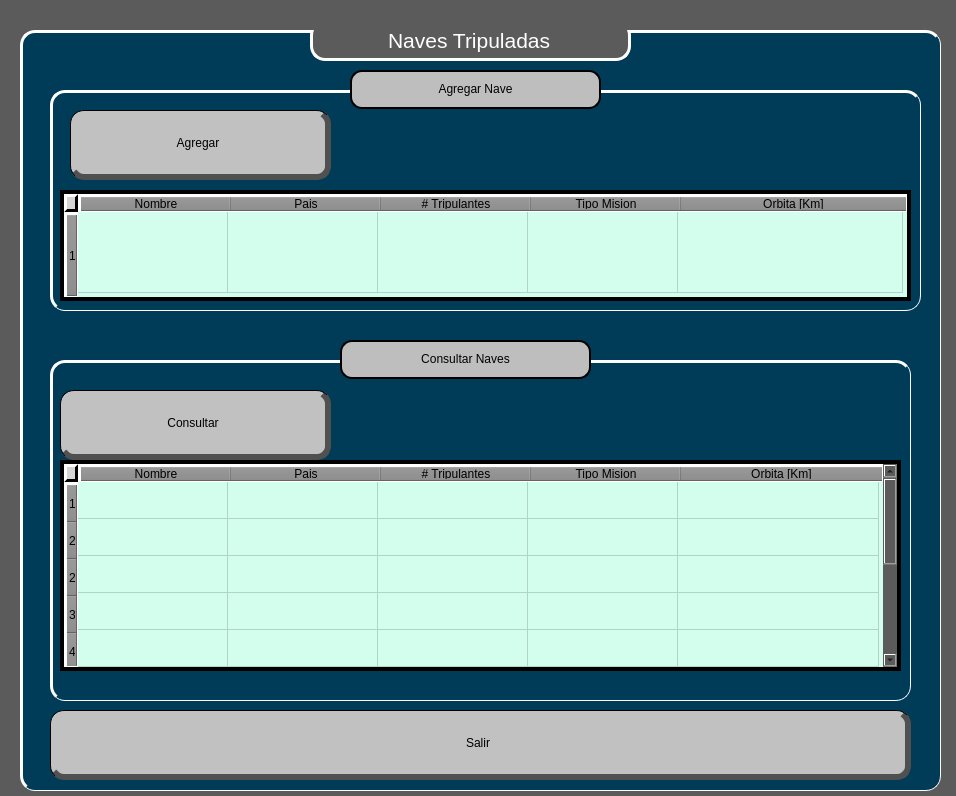
<?xml version="1.0" encoding="UTF-8"?>
<ui version="4.0">
 <class>Dialog</class>
 <widget class="QDialog" name="Dialog">
  <property name="geometry">
   <rect>
    <x>0</x>
    <y>0</y>
    <width>956</width>
    <height>796</height>
   </rect>
  </property>
  <property name="minimumSize">
   <size>
    <width>956</width>
    <height>796</height>
   </size>
  </property>
  <property name="maximumSize">
   <size>
    <width>956</width>
    <height>796</height>
   </size>
  </property>
  <property name="windowTitle">
   <string>Dialog</string>
  </property>
  <property name="styleSheet">
   <string notr="true">background-color: rgb(91, 91, 91);</string>
  </property>
  <widget class="QFrame" name="frame">
   <property name="geometry">
    <rect>
     <x>20</x>
     <y>30</y>
     <width>921</width>
     <height>761</height>
    </rect>
   </property>
   <property name="sizeIncrement">
    <size>
     <width>26</width>
     <height>0</height>
    </size>
   </property>
   <property name="styleSheet">
    <string notr="true">
QFrame{
background-color: rgb(0,206,151);
background-color: rgb(0, 60, 88);
border-radius:15px;
border:1px solid rgb(255, 255, 255);

border-top:3px solid  rgb(255, 255, 255);
border-left:3px solid  rgb(255, 255, 255)

}

QTableWidget{
border-radius:0px;
background-color: rgb(211, 254, 238);
font: 18pt &quot;MS Shell Dlg 2&quot;;
border:1px solid whiter;
}


QHeaderView::section{

background-color: rgb(139, 139, 139);
font: 15pt &quot;MS Shell Dlg 2&quot;
}

QTableWidget QTableCornerButton::section{
background-color: rgb(213, 213, 213);
font: 15pt &quot;MS Shell Dlg 2&quot;;
border:1px solid whiter;

border:3px solid rgb(0, 0, 0);
border-top:3px solid  rgb(255, 255, 255);
border-left:3px solid  rgb(255, 255, 255)

}


QLineEdit{
background-color: rgb(0, 60, 88);
color: rgb(255, 255, 255);
border-radius:12px;
border:2px solid rgb(255, 255, 255);
font: 16pt &quot;MS Shell Dlg 2&quot;;


}

QPushButton{
font: 75 19pt &quot;MS Shell Dlg 2&quot;;
background-color: rgb(211, 254, 238);
border-radius:13px;
border:2px solid whiter;
}
</string>
   </property>
   <property name="frameShape">
    <enum>QFrame::StyledPanel</enum>
   </property>
   <property name="frameShadow">
    <enum>QFrame::Raised</enum>
   </property>
   <widget class="QLabel" name="label">
    <property name="geometry">
     <rect>
      <x>290</x>
      <y>-10</y>
      <width>321</width>
      <height>41</height>
     </rect>
    </property>
    <property name="styleSheet">
     <string notr="true">background-color:rgb(91, 91, 91);
font: 12pt &quot;MS Shell Dlg 2&quot;;

border-right:3px solid rgb(255, 255, 255);
border-bottom:3px solid rgb(255, 255, 255)</string>
    </property>
    <property name="text">
     <string>&lt;!DOCTYPE HTML PUBLIC &quot;-//W3C//DTD HTML 4.0//EN&quot; &quot;http://www.w3.org/TR/REC-html40/strict.dtd&quot;&gt;
&lt;html&gt;&lt;head&gt;&lt;meta name=&quot;qrichtext&quot; content=&quot;1&quot; /&gt;&lt;style type=&quot;text/css&quot;&gt;
p, li { white-space: pre-wrap; }
&lt;/style&gt;&lt;/head&gt;&lt;body style=&quot; font-family:'MS Shell Dlg 2'; font-size:12pt; font-weight:400; font-style:normal;&quot;&gt;
&lt;p align=&quot;center&quot; style=&quot; margin-top:0px; margin-bottom:0px; margin-left:0px; margin-right:0px; -qt-block-indent:0; text-indent:0px;&quot;&gt;&lt;span style=&quot; font-size:16pt; color:#ffffff;&quot;&gt;Naves Tripuladas &lt;/span&gt;&lt;/p&gt;&lt;/body&gt;&lt;/html&gt;</string>
    </property>
   </widget>
   <widget class="QPushButton" name="Salir">
    <property name="geometry">
     <rect>
      <x>30</x>
      <y>680</y>
      <width>861</width>
      <height>70</height>
     </rect>
    </property>
    <property name="styleSheet">
     <string notr="true">

QPushButton{

border:2px solid rgb(0,0,0);
font: 14pt &quot;MS Shell Dlg 2&quot;;
border-radius:14px;


background-color: rgb(193, 193, 193);
border:1px solid whiter;
border-right:6px solid rgb(80,80,80);
border-bottom:6px solid rgb(80,80,80)
}

QPushButton:pressed{
font: 75 12pt &quot;MS Shell Dlg 2&quot;;
background-color: rgb(156, 156, 156);
border-right:none;
border-bottom:none;
}

QPushButton:hover{
background-color: rgb(156, 156, 156)

}</string>
    </property>
    <property name="text">
     <string>Salir</string>
    </property>
    <property name="autoRepeatInterval">
     <number>103</number>
    </property>
   </widget>
   <widget class="QFrame" name="frame_2">
    <property name="geometry">
     <rect>
      <x>30</x>
      <y>330</y>
      <width>861</width>
      <height>341</height>
     </rect>
    </property>
    <property name="styleSheet">
     <string notr="true">
QFrame{
background-color: rgb(0,206,151);
background-color: rgb(0, 60, 88);
border-radius:15px;
border:1px solid rgb(255, 255, 255);
border-top:3px solid  rgb(255, 255, 255);
border-left:3px solid  rgb(255, 255, 255)


}

QTableWidget{
border-radius:0px;
background-color: rgb(211, 254, 238);
font: 17pt &quot;MS Shell Dlg 2&quot;;
border:4px solid whiter;


}


QHeaderView::section{

background-color: rgb(139, 139, 139);
font: 15pt &quot;MS Shell Dlg 2&quot;
}

QTableWidget QTableCornerButton::section{
background-color: rgb(213, 213, 213);
font: 15pt &quot;MS Shell Dlg 2&quot;;
border:3px solid rgb(0, 0, 0);
border-top:3px solid  rgb(255, 255, 255);
border-left:3px solid  rgb(255, 255, 255)

}</string>
    </property>
    <property name="frameShape">
     <enum>QFrame::StyledPanel</enum>
    </property>
    <property name="frameShadow">
     <enum>QFrame::Raised</enum>
    </property>
    <widget class="QTableWidget" name="tableWidget_3">
     <property name="enabled">
      <bool>true</bool>
     </property>
     <property name="geometry">
      <rect>
       <x>10</x>
       <y>100</y>
       <width>841</width>
       <height>211</height>
      </rect>
     </property>
     <property name="sizePolicy">
      <sizepolicy hsizetype="MinimumExpanding" vsizetype="MinimumExpanding">
       <horstretch>0</horstretch>
       <verstretch>0</verstretch>
      </sizepolicy>
     </property>
     <property name="styleSheet">
      <string notr="true"/>
     </property>
     <property name="frameShadow">
      <enum>QFrame::Sunken</enum>
     </property>
     <property name="autoScroll">
      <bool>false</bool>
     </property>
     <property name="alternatingRowColors">
      <bool>false</bool>
     </property>
     <property name="showGrid">
      <bool>true</bool>
     </property>
     <property name="sortingEnabled">
      <bool>false</bool>
     </property>
     <property name="cornerButtonEnabled">
      <bool>false</bool>
     </property>
     <attribute name="horizontalHeaderVisible">
      <bool>true</bool>
     </attribute>
     <attribute name="horizontalHeaderCascadingSectionResizes">
      <bool>false</bool>
     </attribute>
     <attribute name="horizontalHeaderDefaultSectionSize">
      <number>150</number>
     </attribute>
     <attribute name="horizontalHeaderHighlightSections">
      <bool>false</bool>
     </attribute>
     <attribute name="horizontalHeaderMinimumSectionSize">
      <number>67</number>
     </attribute>
     <attribute name="horizontalHeaderShowSortIndicator" stdset="0">
      <bool>false</bool>
     </attribute>
     <attribute name="horizontalHeaderStretchLastSection">
      <bool>true</bool>
     </attribute>
     <attribute name="verticalHeaderDefaultSectionSize">
      <number>37</number>
     </attribute>
     <attribute name="verticalHeaderHighlightSections">
      <bool>false</bool>
     </attribute>
     <attribute name="verticalHeaderMinimumSectionSize">
      <number>29</number>
     </attribute>
     <attribute name="verticalHeaderStretchLastSection">
      <bool>true</bool>
     </attribute>
     <row>
      <property name="text">
       <string>1 </string>
      </property>
     </row>
     <row>
      <property name="text">
       <string>2</string>
      </property>
     </row>
     <row>
      <property name="text">
       <string>2</string>
      </property>
     </row>
     <row>
      <property name="text">
       <string>3</string>
      </property>
     </row>
     <row>
      <property name="text">
       <string>4</string>
      </property>
     </row>
     <row>
      <property name="text">
       <string>5</string>
      </property>
     </row>
     <row>
      <property name="text">
       <string>6</string>
      </property>
     </row>
     <row>
      <property name="text">
       <string>7</string>
      </property>
     </row>
     <row>
      <property name="text">
       <string>8</string>
      </property>
     </row>
     <row>
      <property name="text">
       <string>9</string>
      </property>
     </row>
     <column>
      <property name="text">
       <string>Nombre</string>
      </property>
     </column>
     <column>
      <property name="text">
       <string>Pais</string>
      </property>
     </column>
     <column>
      <property name="text">
       <string># Tripulantes</string>
      </property>
     </column>
     <column>
      <property name="text">
       <string>Tipo Mision</string>
      </property>
     </column>
     <column>
      <property name="text">
       <string>Orbita [Km]</string>
      </property>
     </column>
    </widget>
    <widget class="QPushButton" name="Consultar_Tripuladas">
     <property name="geometry">
      <rect>
       <x>10</x>
       <y>30</y>
       <width>271</width>
       <height>70</height>
      </rect>
     </property>
     <property name="styleSheet">
      <string notr="true">

QPushButton{

border:2px solid rgb(0,0,0);
font: 14pt &quot;MS Shell Dlg 2&quot;;
border-radius:14px;


background-color: rgb(193, 193, 193);
border:1px solid whiter;
border-right:6px solid rgb(80,80,80);
border-bottom:6px solid rgb(80,80,80)
}

QPushButton:pressed{
font: 75 12pt &quot;MS Shell Dlg 2&quot;;
background-color: rgb(156, 156, 156);
border-right:none;
border-bottom:none;
}

QPushButton:hover{
background-color: rgb(156, 156, 156)

}</string>
     </property>
     <property name="text">
      <string>Consultar</string>
     </property>
     <property name="autoRepeatInterval">
      <number>103</number>
     </property>
    </widget>
    <widget class="QLabel" name="label_17">
     <property name="geometry">
      <rect>
       <x>690</x>
       <y>20</y>
       <width>111</width>
       <height>81</height>
      </rect>
     </property>
     <property name="styleSheet">
      <string notr="true">color: rgb(255, 255, 255);
background-color: transparent;
border:0px</string>
     </property>
     <property name="text">
      <string/>
     </property>
     <property name="pixmap">
      <pixmap>Imagenes/tripulada-removebg-preview.png</pixmap>
     </property>
     <property name="scaledContents">
      <bool>true</bool>
     </property>
    </widget>
   </widget>
   <widget class="QFrame" name="frame_3">
    <property name="geometry">
     <rect>
      <x>30</x>
      <y>60</y>
      <width>871</width>
      <height>221</height>
     </rect>
    </property>
    <property name="styleSheet">
     <string notr="true">
QFrame{
background-color: rgb(0,206,151);
background-color: rgb(0, 60, 88);
border-radius:15px;
border:1px solid rgb(255, 255, 255);
border-top:3px solid  rgb(255, 255, 255);
border-left:3px solid  rgb(255, 255, 255)


}

QTableWidget{
border-radius:0px;
background-color: rgb(211, 254, 238);
font: 17pt &quot;MS Shell Dlg 2&quot;;
border:4px solid whiter;


}


QHeaderView::section{

background-color: rgb(139, 139, 139);
font: 15pt &quot;MS Shell Dlg 2&quot;
}

QTableWidget QTableCornerButton::section{
background-color: rgb(213, 213, 213);
font: 15pt &quot;MS Shell Dlg 2&quot;;
border:3px solid rgb(0, 0, 0);
border-top:3px solid  rgb(255, 255, 255);
border-left:3px solid  rgb(255, 255, 255)

}</string>
    </property>
    <property name="frameShape">
     <enum>QFrame::StyledPanel</enum>
    </property>
    <property name="frameShadow">
     <enum>QFrame::Raised</enum>
    </property>
    <widget class="QTableWidget" name="tableWidget_4">
     <property name="enabled">
      <bool>true</bool>
     </property>
     <property name="geometry">
      <rect>
       <x>10</x>
       <y>100</y>
       <width>851</width>
       <height>111</height>
      </rect>
     </property>
     <property name="sizePolicy">
      <sizepolicy hsizetype="MinimumExpanding" vsizetype="MinimumExpanding">
       <horstretch>0</horstretch>
       <verstretch>0</verstretch>
      </sizepolicy>
     </property>
     <property name="styleSheet">
      <string notr="true"/>
     </property>
     <property name="frameShadow">
      <enum>QFrame::Sunken</enum>
     </property>
     <property name="autoScroll">
      <bool>false</bool>
     </property>
     <property name="alternatingRowColors">
      <bool>false</bool>
     </property>
     <property name="showGrid">
      <bool>true</bool>
     </property>
     <property name="sortingEnabled">
      <bool>false</bool>
     </property>
     <property name="cornerButtonEnabled">
      <bool>false</bool>
     </property>
     <attribute name="horizontalHeaderVisible">
      <bool>true</bool>
     </attribute>
     <attribute name="horizontalHeaderCascadingSectionResizes">
      <bool>false</bool>
     </attribute>
     <attribute name="horizontalHeaderDefaultSectionSize">
      <number>150</number>
     </attribute>
     <attribute name="horizontalHeaderHighlightSections">
      <bool>false</bool>
     </attribute>
     <attribute name="horizontalHeaderMinimumSectionSize">
      <number>67</number>
     </attribute>
     <attribute name="horizontalHeaderShowSortIndicator" stdset="0">
      <bool>false</bool>
     </attribute>
     <attribute name="horizontalHeaderStretchLastSection">
      <bool>true</bool>
     </attribute>
     <attribute name="verticalHeaderDefaultSectionSize">
      <number>37</number>
     </attribute>
     <attribute name="verticalHeaderHighlightSections">
      <bool>false</bool>
     </attribute>
     <attribute name="verticalHeaderMinimumSectionSize">
      <number>29</number>
     </attribute>
     <attribute name="verticalHeaderStretchLastSection">
      <bool>true</bool>
     </attribute>
     <row>
      <property name="text">
       <string>1 </string>
      </property>
     </row>
     <column>
      <property name="text">
       <string>Nombre</string>
      </property>
     </column>
     <column>
      <property name="text">
       <string>Pais</string>
      </property>
     </column>
     <column>
      <property name="text">
       <string># Tripulantes</string>
      </property>
     </column>
     <column>
      <property name="text">
       <string>Tipo Mision</string>
      </property>
     </column>
     <column>
      <property name="text">
       <string>Orbita [Km]</string>
      </property>
     </column>
     <item row="0" column="0">
      <property name="text">
       <string> </string>
      </property>
     </item>
     <item row="0" column="1">
      <property name="text">
       <string> </string>
      </property>
     </item>
     <item row="0" column="2">
      <property name="text">
       <string>  </string>
      </property>
     </item>
     <item row="0" column="3">
      <property name="text">
       <string> </string>
      </property>
     </item>
     <item row="0" column="4">
      <property name="text">
       <string>  </string>
      </property>
     </item>
    </widget>
    <widget class="QPushButton" name="Agregar_Tripuladas">
     <property name="geometry">
      <rect>
       <x>20</x>
       <y>20</y>
       <width>261</width>
       <height>70</height>
      </rect>
     </property>
     <property name="styleSheet">
      <string notr="true">

QPushButton{

border:2px solid rgb(0,0,0);
font: 14pt &quot;MS Shell Dlg 2&quot;;
border-radius:14px;


background-color: rgb(193, 193, 193);
border:1px solid whiter;
border-right:6px solid rgb(80,80,80);
border-bottom:6px solid rgb(80,80,80)
}

QPushButton:pressed{
font: 75 12pt &quot;MS Shell Dlg 2&quot;;
background-color: rgb(156, 156, 156);
border-right:none;
border-bottom:none;
}

QPushButton:hover{
background-color: rgb(156, 156, 156)

}</string>
     </property>
     <property name="text">
      <string>Agregar</string>
     </property>
     <property name="autoRepeatInterval">
      <number>103</number>
     </property>
    </widget>
    <widget class="QLabel" name="label_16">
     <property name="geometry">
      <rect>
       <x>690</x>
       <y>20</y>
       <width>111</width>
       <height>81</height>
      </rect>
     </property>
     <property name="styleSheet">
      <string notr="true">color: rgb(255, 255, 255);
background-color: transparent;
border:0px</string>
     </property>
     <property name="text">
      <string/>
     </property>
     <property name="pixmap">
      <pixmap>Imagenes/tripulada-removebg-preview.png</pixmap>
     </property>
     <property name="scaledContents">
      <bool>true</bool>
     </property>
    </widget>
   </widget>
   <widget class="QLabel" name="label_turno">
    <property name="geometry">
     <rect>
      <x>320</x>
      <y>310</y>
      <width>251</width>
      <height>39</height>
     </rect>
    </property>
    <property name="toolTip">
     <string>&lt;html&gt;&lt;head/&gt;&lt;body&gt;&lt;p align=&quot;center&quot;&gt;Paroo&lt;/p&gt;&lt;/body&gt;&lt;/html&gt;</string>
    </property>
    <property name="whatsThis">
     <string>&lt;html&gt;&lt;head/&gt;&lt;body&gt;&lt;p align=&quot;center&quot;&gt;Paro oep&lt;/p&gt;&lt;/body&gt;&lt;/html&gt;</string>
    </property>
    <property name="styleSheet">
     <string notr="true">border:2px solid rgb(0, 0, 0);
border-radius:12px;
font: 15pt &quot;MS Shell Dlg 2&quot;;
background-color: rgb(211, 254, 238);
background-color: rgb(190, 190, 190);</string>
    </property>
    <property name="text">
     <string>&lt;html&gt;&lt;head/&gt;&lt;body&gt;&lt;p align=&quot;center&quot;&gt;Consultar Naves&lt;/p&gt;&lt;/body&gt;&lt;/html&gt;</string>
    </property>
    <property name="alignment">
     <set>Qt::AlignCenter</set>
    </property>
   </widget>
   <widget class="QLabel" name="label_turno_2">
    <property name="geometry">
     <rect>
      <x>330</x>
      <y>40</y>
      <width>251</width>
      <height>39</height>
     </rect>
    </property>
    <property name="toolTip">
     <string>&lt;html&gt;&lt;head/&gt;&lt;body&gt;&lt;p align=&quot;center&quot;&gt;Paroo&lt;/p&gt;&lt;/body&gt;&lt;/html&gt;</string>
    </property>
    <property name="whatsThis">
     <string>&lt;html&gt;&lt;head/&gt;&lt;body&gt;&lt;p align=&quot;center&quot;&gt;Paro oep&lt;/p&gt;&lt;/body&gt;&lt;/html&gt;</string>
    </property>
    <property name="styleSheet">
     <string notr="true">border:2px solid rgb(0, 0, 0);
border-radius:12px;
font: 15pt &quot;MS Shell Dlg 2&quot;;
background-color: rgb(211, 254, 238);
background-color: rgb(190, 190, 190);</string>
    </property>
    <property name="text">
     <string>&lt;html&gt;&lt;head/&gt;&lt;body&gt;&lt;p align=&quot;center&quot;&gt;Agregar Nave&lt;/p&gt;&lt;/body&gt;&lt;/html&gt;</string>
    </property>
    <property name="alignment">
     <set>Qt::AlignCenter</set>
    </property>
   </widget>
  </widget>
 </widget>
 <resources/>
 <connections>
  <connection>
   <sender>Salir</sender>
   <signal>clicked()</signal>
   <receiver>Dialog</receiver>
   <slot>reject()</slot>
   <hints>
    <hint type="sourcelabel">
     <x>330</x>
     <y>754</y>
    </hint>
    <hint type="destinationlabel">
     <x>17</x>
     <y>789</y>
    </hint>
   </hints>
  </connection>
 </connections>
</ui>
